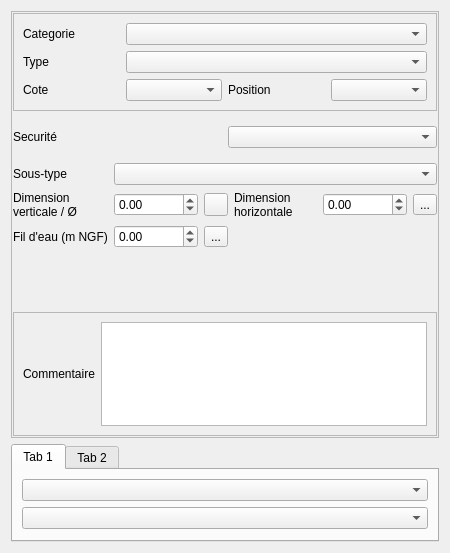
<?xml version="1.0" encoding="UTF-8"?>
<ui version="4.0">
 <class>Form</class>
 <widget class="QWidget" name="Form">
  <property name="geometry">
   <rect>
    <x>0</x>
    <y>0</y>
    <width>450</width>
    <height>553</height>
   </rect>
  </property>
  <property name="windowTitle">
   <string>Form</string>
  </property>
  <layout class="QVBoxLayout" name="verticalLayout">
   <item>
    <widget class="QFrame" name="frame_2">
     <property name="frameShape">
      <enum>QFrame::StyledPanel</enum>
     </property>
     <property name="frameShadow">
      <enum>QFrame::Raised</enum>
     </property>
     <layout class="QVBoxLayout" name="verticalLayout_4">
      <property name="leftMargin">
       <number>1</number>
      </property>
      <property name="topMargin">
       <number>1</number>
      </property>
      <property name="rightMargin">
       <number>1</number>
      </property>
      <property name="bottomMargin">
       <number>1</number>
      </property>
      <item>
       <widget class="QFrame" name="frame">
        <property name="frameShape">
         <enum>QFrame::StyledPanel</enum>
        </property>
        <property name="frameShadow">
         <enum>QFrame::Raised</enum>
        </property>
        <layout class="QGridLayout" name="gridLayout">
         <item row="2" column="1">
          <widget class="QComboBox" name="comboBox_cote"/>
         </item>
         <item row="0" column="0">
          <widget class="QLabel" name="label_11">
           <property name="text">
            <string>Categorie</string>
           </property>
           <property name="wordWrap">
            <bool>true</bool>
           </property>
          </widget>
         </item>
         <item row="1" column="0">
          <widget class="QLabel" name="label_3">
           <property name="text">
            <string>Type</string>
           </property>
           <property name="wordWrap">
            <bool>true</bool>
           </property>
          </widget>
         </item>
         <item row="2" column="0">
          <widget class="QLabel" name="label_4">
           <property name="text">
            <string>Cote</string>
           </property>
           <property name="wordWrap">
            <bool>true</bool>
           </property>
          </widget>
         </item>
         <item row="2" column="2">
          <widget class="QLabel" name="label_12">
           <property name="text">
            <string>Position</string>
           </property>
           <property name="wordWrap">
            <bool>true</bool>
           </property>
          </widget>
         </item>
         <item row="2" column="3">
          <widget class="QComboBox" name="comboBox_position"/>
         </item>
         <item row="0" column="1" colspan="3">
          <widget class="QComboBox" name="comboBox_cat"/>
         </item>
         <item row="1" column="1" colspan="3">
          <widget class="QComboBox" name="comboBox_type"/>
         </item>
        </layout>
       </widget>
      </item>
      <item>
       <widget class="QStackedWidget" name="stackedWidget">
        <property name="currentIndex">
         <number>1</number>
        </property>
        <widget class="QWidget" name="page">
         <layout class="QGridLayout" name="gridLayout_4">
          <property name="leftMargin">
           <number>0</number>
          </property>
          <property name="rightMargin">
           <number>0</number>
          </property>
          <item row="3" column="2">
           <widget class="QToolButton" name="toolButton_calch">
            <property name="text">
             <string/>
            </property>
            <property name="icon">
             <iconset>
              <normaloff>:/plugins/Lamia/icons/numpad.png</normaloff>:/plugins/Lamia/icons/numpad.png</iconset>
            </property>
           </widget>
          </item>
          <item row="3" column="3">
           <widget class="QLabel" name="label_10">
            <property name="text">
             <string>Dimension horizontale</string>
            </property>
            <property name="wordWrap">
             <bool>true</bool>
            </property>
           </widget>
          </item>
          <item row="1" column="0">
           <widget class="QLabel" name="label_6">
            <property name="text">
             <string>Ecoulement</string>
            </property>
            <property name="wordWrap">
             <bool>true</bool>
            </property>
           </widget>
          </item>
          <item row="0" column="0">
           <widget class="QLabel" name="label_5">
            <property name="text">
             <string>Implantation</string>
            </property>
            <property name="wordWrap">
             <bool>true</bool>
            </property>
           </widget>
          </item>
          <item row="3" column="0">
           <widget class="QLabel" name="label_8">
            <property name="text">
             <string>Dimension verticale / Ø</string>
            </property>
            <property name="wordWrap">
             <bool>true</bool>
            </property>
           </widget>
          </item>
          <item row="3" column="1">
           <widget class="QDoubleSpinBox" name="doubleSpinBox_dimvert">
            <property name="minimum">
             <double>-1.000000000000000</double>
            </property>
           </widget>
          </item>
          <item row="3" column="4">
           <widget class="QDoubleSpinBox" name="doubleSpinBox_dimhoriz">
            <property name="minimum">
             <double>-1.000000000000000</double>
            </property>
           </widget>
          </item>
          <item row="3" column="5">
           <widget class="QToolButton" name="toolButton__calcv">
            <property name="text">
             <string/>
            </property>
            <property name="icon">
             <iconset>
              <normaloff>:/plugins/Lamia/icons/numpad.png</normaloff>:/plugins/Lamia/icons/numpad.png</iconset>
            </property>
           </widget>
          </item>
          <item row="1" column="3">
           <widget class="QLabel" name="label_7">
            <property name="text">
             <string>Utilisation</string>
            </property>
            <property name="wordWrap">
             <bool>true</bool>
            </property>
           </widget>
          </item>
          <item row="1" column="4" colspan="2">
           <widget class="QComboBox" name="comboBox_utilisation"/>
          </item>
          <item row="1" column="1" colspan="2">
           <widget class="QComboBox" name="comboBox_ecoulement"/>
          </item>
          <item row="0" column="1" colspan="5">
           <widget class="QComboBox" name="comboBox_implantation"/>
          </item>
         </layout>
        </widget>
        <widget class="QWidget" name="page_2">
         <layout class="QGridLayout" name="gridLayout_5">
          <property name="leftMargin">
           <number>0</number>
          </property>
          <property name="rightMargin">
           <number>0</number>
          </property>
          <item row="1" column="0">
           <widget class="QLabel" name="label_14">
            <property name="text">
             <string>Securité</string>
            </property>
           </widget>
          </item>
          <item row="3" column="1">
           <spacer name="verticalSpacer_2">
            <property name="orientation">
             <enum>Qt::Vertical</enum>
            </property>
            <property name="sizeHint" stdset="0">
             <size>
              <width>20</width>
              <height>40</height>
             </size>
            </property>
           </spacer>
          </item>
          <item row="1" column="1">
           <widget class="QComboBox" name="comboBox_securite"/>
          </item>
          <item row="2" column="0" colspan="2">
           <widget class="QStackedWidget" name="stackedWidget_2">
            <property name="currentIndex">
             <number>0</number>
            </property>
            <widget class="QWidget" name="page_3">
             <layout class="QGridLayout" name="gridLayout_3">
              <property name="leftMargin">
               <number>0</number>
              </property>
              <property name="rightMargin">
               <number>0</number>
              </property>
              <item row="2" column="1">
               <widget class="QDoubleSpinBox" name="doubleSpinBox_fildeau">
                <property name="minimum">
                 <double>-99.000000000000000</double>
                </property>
                <property name="maximum">
                 <double>999999.000000000000000</double>
                </property>
               </widget>
              </item>
              <item row="2" column="2">
               <widget class="QToolButton" name="toolButton_fildeau">
                <property name="text">
                 <string>...</string>
                </property>
               </widget>
              </item>
              <item row="1" column="4">
               <widget class="QDoubleSpinBox" name="doubleSpinBox_dimhoriz2">
                <property name="minimum">
                 <double>-1.000000000000000</double>
                </property>
                <property name="maximum">
                 <double>999999.000000000000000</double>
                </property>
               </widget>
              </item>
              <item row="1" column="5">
               <widget class="QToolButton" name="toolButton_dimhoriz2">
                <property name="text">
                 <string>...</string>
                </property>
               </widget>
              </item>
              <item row="2" column="0">
               <widget class="QLabel" name="label_2">
                <property name="text">
                 <string>Fil d'eau (m NGF)</string>
                </property>
               </widget>
              </item>
              <item row="1" column="2">
               <widget class="QToolButton" name="toolButton_calch_2">
                <property name="text">
                 <string/>
                </property>
                <property name="icon">
                 <iconset>
                  <normaloff>:/plugins/Lamia/icons/numpad.png</normaloff>:/plugins/Lamia/icons/numpad.png</iconset>
                </property>
               </widget>
              </item>
              <item row="1" column="0">
               <widget class="QLabel" name="label_13">
                <property name="text">
                 <string>Dimension verticale / Ø</string>
                </property>
                <property name="wordWrap">
                 <bool>true</bool>
                </property>
               </widget>
              </item>
              <item row="1" column="1">
               <widget class="QDoubleSpinBox" name="doubleSpinBox_dimvert_2">
                <property name="minimum">
                 <double>-1.000000000000000</double>
                </property>
                <property name="maximum">
                 <double>999999.000000000000000</double>
                </property>
               </widget>
              </item>
              <item row="1" column="3">
               <widget class="QLabel" name="label">
                <property name="text">
                 <string>Dimension horizontale</string>
                </property>
                <property name="wordWrap">
                 <bool>true</bool>
                </property>
               </widget>
              </item>
              <item row="0" column="0">
               <widget class="QLabel" name="label_15">
                <property name="text">
                 <string>Sous-type</string>
                </property>
               </widget>
              </item>
              <item row="0" column="1" colspan="5">
               <widget class="QComboBox" name="comboBox_soustype"/>
              </item>
             </layout>
            </widget>
            <widget class="QWidget" name="page_4"/>
           </widget>
          </item>
         </layout>
        </widget>
       </widget>
      </item>
      <item>
       <widget class="QFrame" name="frame_3">
        <property name="frameShape">
         <enum>QFrame::StyledPanel</enum>
        </property>
        <property name="frameShadow">
         <enum>QFrame::Raised</enum>
        </property>
        <layout class="QGridLayout" name="gridLayout_2">
         <item row="0" column="1">
          <widget class="QTextBrowser" name="textBrowser_comm">
           <property name="readOnly">
            <bool>false</bool>
           </property>
          </widget>
         </item>
         <item row="0" column="0">
          <widget class="QLabel" name="label_9">
           <property name="text">
            <string>Commentaire</string>
           </property>
          </widget>
         </item>
        </layout>
       </widget>
      </item>
      <item>
       <spacer name="verticalSpacer">
        <property name="orientation">
         <enum>Qt::Vertical</enum>
        </property>
        <property name="sizeHint" stdset="0">
         <size>
          <width>20</width>
          <height>40</height>
         </size>
        </property>
       </spacer>
      </item>
     </layout>
    </widget>
   </item>
   <item>
    <widget class="QTabWidget" name="tabWidget">
     <property name="currentIndex">
      <number>0</number>
     </property>
     <widget class="QWidget" name="tab">
      <attribute name="title">
       <string>Tab 1</string>
      </attribute>
      <layout class="QVBoxLayout" name="verticalLayout_2">
       <item>
        <widget class="QComboBox" name="comboBox"/>
       </item>
       <item>
        <widget class="QComboBox" name="comboBox_2"/>
       </item>
      </layout>
     </widget>
     <widget class="QWidget" name="tab_2">
      <attribute name="title">
       <string>Tab 2</string>
      </attribute>
      <layout class="QVBoxLayout" name="verticalLayout_3">
       <item>
        <widget class="QPushButton" name="pushButton">
         <property name="text">
          <string>PushButton</string>
         </property>
        </widget>
       </item>
      </layout>
     </widget>
    </widget>
   </item>
  </layout>
 </widget>
 <resources/>
 <connections/>
</ui>
